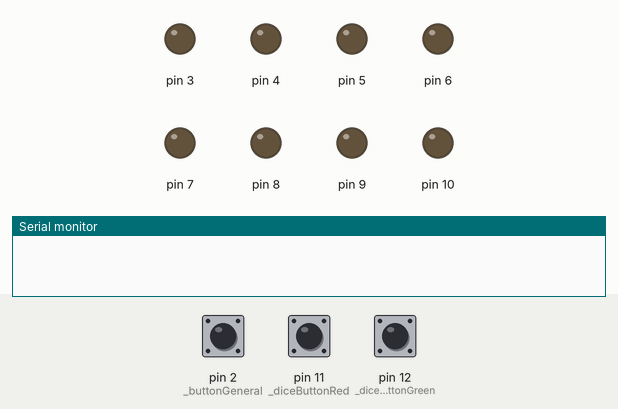
Recording of a sketch running on a simulated Arduino Uno, built with avr-gcc and run on an emulated ATmega328P. On the bench: output pins drawn as LEDs (lit = HIGH), the last lines printed to the serial monitor. Dashed ring = blinking. Inputs (shaded band) come from the test bench; at power-on: pin 2 (_buttonGeneral) HIGH, pin 11 (_diceButtonRed) HIGH, pin 12 (_diceButtonGreen) HIGH. Random numbers use the default seed unless the sketch sets one.

Above: at 1.2 s.
1.3 s: pin 2 (_buttonGeneral) pulled LOW for 0.15 s
At 3.6 s:
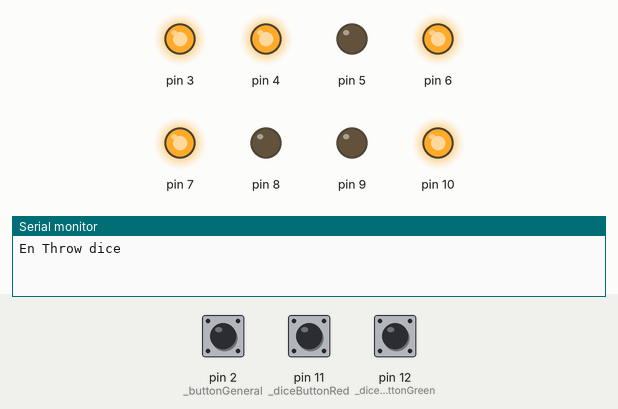
4.3 s: pin 11 (_diceButtonRed) pulled LOW for 0.15 s
At 4.82 s:
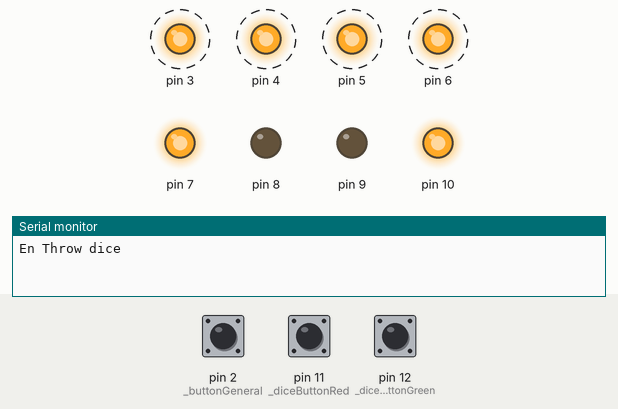
6.4 s: pin 12 (_diceButtonGreen) pulled LOW for 1 s
At 6.52 s:
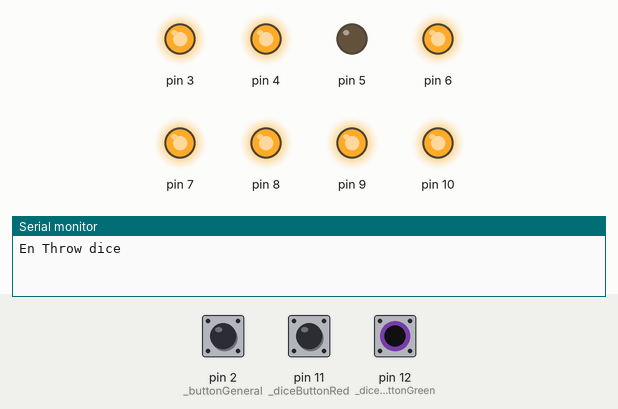
9.4 s: pin 2 (_buttonGeneral) pulled LOW for 1 s
At 11.8 s:
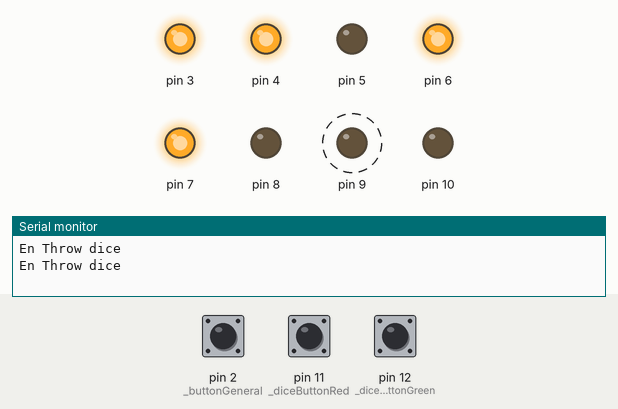
12.4 s: pin 11 (_diceButtonRed) pulled LOW for 1 s
At 14.8 s:
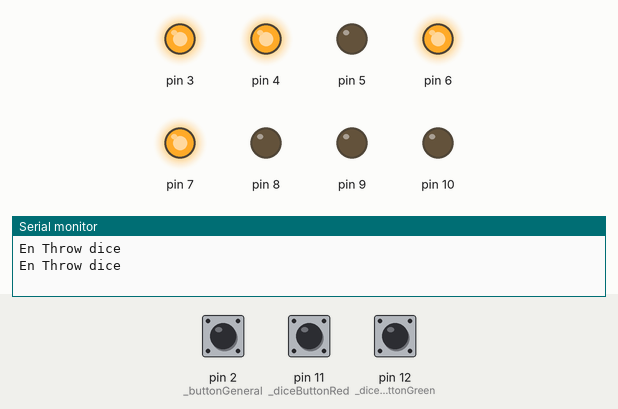
15.4 s: pin 11 (_diceButtonRed) pulled LOW for 3.2 s
At 15.54 s:
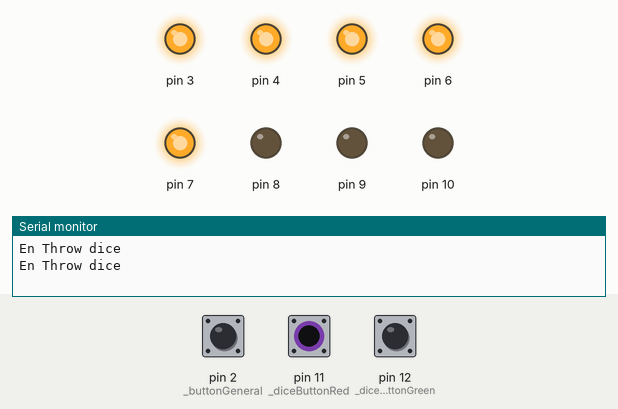
Timing chart, 0 to 20.4 s (numbered marks = the images above; inputs shaded):
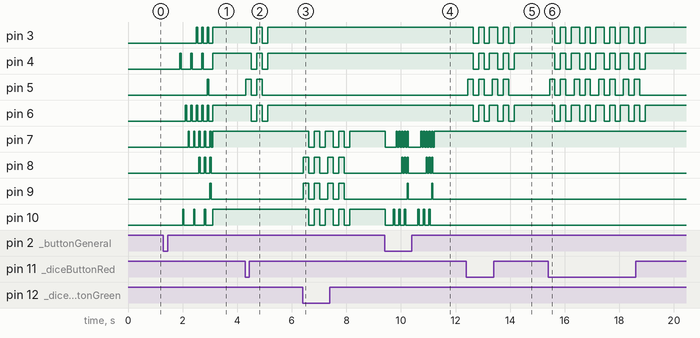

Measured:
- after the input at 1.3 s, pin 3: alternates HIGH for 0.05 s and LOW for 0.15 s, 7 changes in all, then stays HIGH, starting after 1.2 s; pin 4: alternates HIGH for 0.05 s and LOW for 0.35 s, 7 changes in all, then stays HIGH, starting after 0.60 s
- after the input at 4.3 s, pin 3, pin 4, pin 6: alternates HIGH for 0.20 s and LOW for 0.20 s, 4 changes in all, then stays HIGH, starting after 0.22 s; pin 5: alternates HIGH for 0.20 s and LOW for 0.20 s, 4 changes in all, then stays LOW, starting at once
- after the input at 6.4 s, pin 7, pin 10: HIGH → LOW after 0.22 s, → HIGH 0.20 s later, → LOW 0.20 s later, → HIGH 0.20 s later, … (8 changes in this stretch); pin 8, pin 9: LOW → HIGH at once, → LOW 0.20 s later, → HIGH 0.20 s later, → LOW 0.20 s later, … (8 changes in this stretch)
- after the input at 9.4 s, pin 7: goes LOW 0.40 s, 4 × (HIGH 0.05 s, LOW 0.05 s), HIGH 0.05 s, LOW 0.45 s, 5 × (HIGH 0.05 s, LOW 0.05 s), then HIGH, starting at once; pin 9: alternates HIGH for 0.05 s and LOW for 0.85 s, starting after 0.82 s
- after the input at 12.4 s, pin 3, pin 4, pin 6: HIGH → LOW after 0.24 s, → HIGH 0.20 s later, → LOW 0.20 s later, → HIGH 0.20 s later, … (8 changes in this stretch); pin 5: LOW → HIGH at once, → LOW 0.20 s later, → HIGH 0.20 s later, → LOW 0.20 s later, … (8 changes in this stretch)
- after the input at 15.4 s, pin 3, pin 4, pin 6: HIGH → LOW after 0.24 s, then repeats every 0.90 s: HIGH 0.20 s, LOW 0.20 s, HIGH 0.30 s, LOW 0.20 s, until it stays HIGH from 18.9 s; pin 5: LOW → HIGH at once, then repeats every 0.90 s: LOW 0.20 s, HIGH 0.20 s, LOW 0.30 s, HIGH 0.20 s, until it stays LOW from 18.7 s

The sketch:

MyDice.ino
```cpp
#include <MyDice.h>
// diceButton=2
// diceDiagonal1=6
// diceDiagonal2=3,
// diceMiddleLeds=5
// diceCenterLed=4);

int _buttonGeneral = 2;
int _diceButton=2;
int _diceButtonRed=11;
int _diceButtonGreen=12;
int _iterateDice[2] = {1,1}; //Red, Green
int _randomDiceNumber[2] = {0,0}; //Red, Green
int _buttonStopDicePin[2] = {11,12};

MyDice diceRed(6,3,5,4);
MyDice diceGreen(7,8,9,10);
MyDice _AllDice[2] = {diceRed,diceGreen};

void acknowledgeButtonPress(int diceNumber){
  _AllDice[diceNumber].flashAllLeds(2,200);
  _AllDice[diceNumber].lightNumber(_randomDiceNumber[diceNumber]);
}

void checkDiceStopStartButton(){
    for  (int diceNumber = 0; diceNumber < 2; diceNumber ++){
      if (digitalRead(_buttonStopDicePin[diceNumber]) == LOW){
        if (_iterateDice[diceNumber] == 1){
          _iterateDice[diceNumber] = 0 ; // 0 means do not roll leave as is
        }
        else {
          _iterateDice[diceNumber] = 1;
        };
        acknowledgeButtonPress(diceNumber);
      };
    };
}

void checkButton() {
  delay (50);
  while (digitalRead(_buttonGeneral) == LOW) {
    checkDiceStopStartButton();
    delay(100);
  };
  delay (50);
  while (digitalRead(_buttonGeneral) == HIGH) {
    checkDiceStopStartButton();
    delay(100);
  };
  randomSeed(millis());
}

void iterateNumbers(){
  for  (int diceNumber = 0; diceNumber < 2; diceNumber ++){
    if (_iterateDice[diceNumber] == 1){
      _AllDice[diceNumber].turnOffDice();
      delay(300);
    };
  };
  for (int position = 1; position < 7; position++) {
    for  (int diceNumber = 0; diceNumber < 2; diceNumber ++){
      if (_iterateDice[diceNumber] == 1){
          _AllDice[diceNumber].lightNumber(position);
          delay(50);
          _AllDice[diceNumber].turnOffDice();
          delay(50);
      };
    };
  };
}

void assignRandomNumber(){
  for  (int diceNumber = 0; diceNumber < 2; diceNumber ++){
    if (_iterateDice[diceNumber] == 1){
      _randomDiceNumber[diceNumber] = random(1,7);
    };
  };
}

void lightDiceRamdomNumber(){
  for  (int diceNumber = 0; diceNumber < 2; diceNumber ++){
    if (_iterateDice[diceNumber] == 1){
      _AllDice[diceNumber].lightNumber(_randomDiceNumber[diceNumber]);
    };
  };
}

void throwDice() {
  int throwTimes = random(1,4);
  Serial.println("En Throw dice");
  randomSeed(millis()); //to have different randoms numbers each time the sketch runs
  for (int i = 0; i < throwTimes; i++){
    iterateNumbers();
  };
  assignRandomNumber();
  lightDiceRamdomNumber();
  delay(20);
}

void twoDiceConcurrently(){
  checkButton();
  throwDice();
}

void oneDiceWithButton(){
  diceRed.rollDice();
}

void setup() {
  // put your setup code here, to run once:
  pinMode(_buttonGeneral, INPUT_PULLUP);
  pinMode(_diceButtonRed, INPUT_PULLUP);
  pinMode(_diceButtonGreen, INPUT_PULLUP);
  Serial.begin(9600);
        // pinMode(7, OUTPUT);
        // pinMode(8, OUTPUT);
        // pinMode(9, OUTPUT);
        // pinMode(10, OUTPUT);
        // digitalWrite(7, HIGH);
        // digitalWrite(8, HIGH);
        // digitalWrite(9, HIGH);
        // digitalWrite(10, HIGH);
}

void loop() {
  //Serial.println(digitalRead(2));
  //dice1.rollDice();
  twoDiceConcurrently();
}
```
